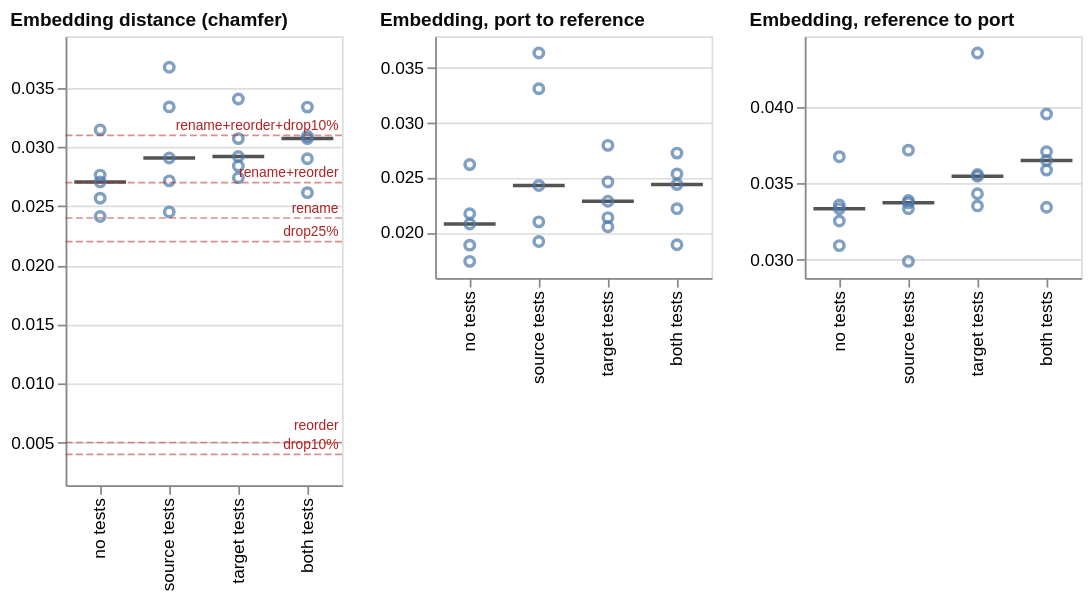

The Vega-Lite source for this figure:
### Vega-Lite specification from a JSON file in a GitHub repository (floating-point values rounded to 4 significant figures)
{"config": {"view": {"continuousWidth": 300, "continuousHeight": 300}}, "concat": [{"layer": [{"data": {"name": "data-0eca814375fa4f56065ff8e0280a7ea0"}, "mark": {"type": "tick", "color": "#0b0b0b", "opacity": 0.7, "size": 30, "thickness": 2}, "encoding": {"x": {"field": "condition", "scale": {"paddingInner": 0.25, "paddingOuter": 0.125}, "sort": ["no tests", "source tests", "target tests", "both tests"], "title": null, "type": "nominal"}, "y": {"aggregate": "median", "field": "value", "scale": {"domain": [0.001379, 0.03938], "nice": false}, "title": null, "type": "quantitative"}}}, {"data": {"name": "data-0eca814375fa4f56065ff8e0280a7ea0"}, "mark": {"type": "point"}, "encoding": {"x": {"field": "condition", "scale": {"paddingInner": 0.25, "paddingOuter": 0.125}, "sort": ["no tests", "source tests", "target tests", "both tests"], "title": null, "type": "nominal"}, "xOffset": {"field": "nudge", "scale": {"domain": [-1.0, 1.0], "range": [9.0, 21.0]}, "title": null, "type": "quantitative"}, "y": {"field": "value", "scale": {"domain": [0.001379, 0.03938], "nice": false}, "type": "quantitative"}}}, {"data": {"name": "data-0eca814375fa4f56065ff8e0280a7ea0"}, "mark": {"type": "rule"}, "encoding": {"y": {"aggregate": "median", "field": "reference", "scale": {"domain": [0.001379, 0.03938], "nice": false}, "type": "quantitative"}}, "transform": [{"filter": {"field": "reference", "valid": true}}]}, {"data": {"name": "data-d2c7e59f379d122756d1a8ee1dc647b8"}, "mark": {"type": "rule", "color": "firebrick", "opacity": 0.5, "strokeDash": [4, 2]}, "encoding": {"y": {"field": "level", "scale": {"domain": [0.001379, 0.03938], "nice": false}, "title": null, "type": "quantitative"}}}, {"data": {"name": "data-097f967d31722c373412f95b10cad96d"}, "mark": {"type": "text", "align": "right", "baseline": "bottom", "color": "firebrick", "dy": -1, "fontSize": 8}, "encoding": {"text": {"field": "label", "type": "nominal"}, "x": {"value": 158}, "y": {"field": "level", "scale": {"domain": [0.001379, 0.03938], "nice": false}, "title": null, "type": "quantitative"}}}], "height": 260, "title": {"text": "Embedding distance (chamfer)", "anchor": "start", "color": "#0b0b0b", "fontSize": 11}, "width": 160}, {"layer": [{"mark": {"type": "tick", "color": "#0b0b0b", "opacity": 0.7, "size": 30, "thickness": 2}, "encoding": {"x": {"field": "condition", "scale": {"paddingInner": 0.25, "paddingOuter": 0.125}, "sort": ["no tests", "source tests", "target tests", "both tests"], "title": null, "type": "nominal"}, "y": {"aggregate": "median", "field": "value", "scale": {"domain": [0.01583, 0.03786], "nice": false}, "title": null, "type": "quantitative"}}}, {"mark": {"type": "point"}, "encoding": {"x": {"field": "condition", "scale": {"paddingInner": 0.25, "paddingOuter": 0.125}, "sort": ["no tests", "source tests", "target tests", "both tests"], "title": null, "type": "nominal"}, "xOffset": {"field": "nudge", "scale": {"domain": [-1.0, 1.0], "range": [9.0, 21.0]}, "title": null, "type": "quantitative"}, "y": {"field": "value", "scale": {"domain": [0.01583, 0.03786], "nice": false}, "type": "quantitative"}}}, {"mark": {"type": "rule"}, "encoding": {"y": {"aggregate": "median", "field": "reference", "scale": {"domain": [0.01583, 0.03786], "nice": false}, "type": "quantitative"}}, "transform": [{"filter": {"field": "reference", "valid": true}}]}], "data": {"name": "data-68ea4b23307ae3d14252ff88710a39ea"}, "height": 140, "title": {"text": "Embedding, port to reference", "anchor": "start", "color": "#0b0b0b", "fontSize": 11}, "width": 160}, {"layer": [{"mark": {"type": "tick", "color": "#0b0b0b", "opacity": 0.7, "size": 30, "thickness": 2}, "encoding": {"x": {"field": "condition", "scale": {"paddingInner": 0.25, "paddingOuter": 0.125}, "sort": ["no tests", "source tests", "target tests", "both tests"], "title": null, "type": "nominal"}, "y": {"aggregate": "median", "field": "value", "scale": {"domain": [0.02878, 0.04466], "nice": false}, "title": null, "type": "quantitative"}}}, {"mark": {"type": "point"}, "encoding": {"x": {"field": "condition", "scale": {"paddingInner": 0.25, "paddingOuter": 0.125}, "sort": ["no tests", "source tests", "target tests", "both tests"], "title": null, "type": "nominal"}, "xOffset": {"field": "nudge", "scale": {"domain": [-1.0, 1.0], "range": [9.0, 21.0]}, "title": null, "type": "quantitative"}, "y": {"field": "value", "scale": {"domain": [0.02878, 0.04466], "nice": false}, "type": "quantitative"}}}, {"mark": {"type": "rule"}, "encoding": {"y": {"aggregate": "median", "field": "reference", "scale": {"domain": [0.02878, 0.04466], "nice": false}, "type": "quantitative"}}, "transform": [{"filter": {"field": "reference", "valid": true}}]}], "data": {"name": "data-6009a838d2366b5bf6b51716a6055537"}, "height": 140, "title": {"text": "Embedding, reference to port", "anchor": "start", "color": "#0b0b0b", "fontSize": 11}, "width": 160}], "columns": 4, "$schema": "https://vega.github.io/schema/vega-lite/v6.4.1.json", "datasets": {"data-0eca814375fa4f56065ff8e0280a7ea0": [{"condition": "no tests", "layout": "kept the file layout", "metric": "chamfer_distance", "value": 0.02705, "reference": null, "nudge": 0.0}, {"condition": "no tests", "layout": "kept the file layout", "metric": "chamfer_distance", "value": 0.02413, "reference": null, "nudge": 0.0}, {"condition": "no tests", "layout": "kept the file layout", "metric": "chamfer_distance", "value": 0.02763, "reference": null, "nudge": 0.0}, {"condition": "no tests", "layout": "kept the file layout", "metric": "chamfer_distance", "value": 0.03146, "reference": null, "nudge": 0.0}, {"condition": "no tests", "layout": "kept the file layout", "metric": "chamfer_distance", "value": 0.02568, "reference": null, "nudge": 0.0}, {"condition": "source tests", "layout": "kept the file layout", "metric": "chamfer_distance", "value": 0.0334, "reference": null, "nudge": 0.0}, {"condition": "source tests", "layout": "kept the file layout", "metric": "chamfer_distance", "value": 0.02907, "reference": null, "nudge": 0.0}, {"condition": "source tests", "layout": "rebuilt the file layout", "metric": "chamfer_distance", "value": 0.02715, "reference": null, "nudge": 0.0}, {"condition": "source tests", "layout": "kept the file layout", "metric": "chamfer_distance", "value": 0.02452, "reference": null, "nudge": 0.0}, {"condition": "source tests", "layout": "kept the file layout", "metric": "chamfer_distance", "value": 0.03676, "reference": null, "nudge": 0.0}, {"condition": "target tests", "layout": "kept the file layout", "metric": "chamfer_distance", "value": 0.03072, "reference": null, "nudge": 0.0}, {"condition": "target tests", "layout": "kept the file layout", "metric": "chamfer_distance", "value": 0.0284, "reference": null, "nudge": 0.0}, {"condition": "target tests", "layout": "kept the file layout", "metric": "chamfer_distance", "value": 0.02741, "reference": null, "nudge": 0.0}, {"condition": "target tests", "layout": "kept the file layout", "metric": "chamfer_distance", "value": 0.02921, "reference": null, "nudge": 0.0}, {"condition": "target tests", "layout": "rebuilt the file layout", "metric": "chamfer_distance", "value": 0.03407, "reference": null, "nudge": 0.0}, {"condition": "both tests", "layout": "kept the file layout", "metric": "chamfer_distance", "value": 0.02615, "reference": null, "nudge": 0.0}, {"condition": "both tests", "layout": "rebuilt the file layout", "metric": "chamfer_distance", "value": 0.03338, "reference": null, "nudge": 0.0}, {"condition": "both tests", "layout": "kept the file layout", "metric": "chamfer_distance", "value": 0.03072, "reference": null, "nudge": 0.0}, {"condition": "both tests", "layout": "kept the file layout", "metric": "chamfer_distance", "value": 0.03091, "reference": null, "nudge": 0.0}, {"condition": "both tests", "layout": "kept the file layout", "metric": "chamfer_distance", "value": 0.02901, "reference": null, "nudge": 0.0}], "data-d2c7e59f379d122756d1a8ee1dc647b8": [{"label": "reorder", "level": 0.005}, {"label": "drop10%", "level": 0.004}, {"label": "rename", "level": 0.024}, {"label": "rename+reorder", "level": 0.027}, {"label": "drop25%", "level": 0.022}, {"label": "rename+reorder+drop10%", "level": 0.031}], "data-097f967d31722c373412f95b10cad96d": [{"label": "drop10%", "level": 0.004}, {"label": "reorder", "level": 0.005608}, {"label": "drop25%", "level": 0.022}, {"label": "rename", "level": 0.024}, {"label": "rename+reorder", "level": 0.027}, {"label": "rename+reorder+drop10%", "level": 0.031}], "data-68ea4b23307ae3d14252ff88710a39ea": [{"condition": "no tests", "layout": "kept the file layout", "metric": "chamfer_a_to_b", "value": 0.02076, "reference": null, "nudge": 0.0}, {"condition": "no tests", "layout": "kept the file layout", "metric": "chamfer_a_to_b", "value": 0.01735, "reference": null, "nudge": 0.0}, {"condition": "no tests", "layout": "kept the file layout", "metric": "chamfer_a_to_b", "value": 0.02169, "reference": null, "nudge": 0.0}, {"condition": "no tests", "layout": "kept the file layout", "metric": "chamfer_a_to_b", "value": 0.02617, "reference": null, "nudge": 0.0}, {"condition": "no tests", "layout": "kept the file layout", "metric": "chamfer_a_to_b", "value": 0.01883, "reference": null, "nudge": 0.0}, {"condition": "source tests", "layout": "kept the file layout", "metric": "chamfer_a_to_b", "value": 0.03308, "reference": null, "nudge": 0.0}, {"condition": "source tests", "layout": "kept the file layout", "metric": "chamfer_a_to_b", "value": 0.02427, "reference": null, "nudge": 0.0}, {"condition": "source tests", "layout": "rebuilt the file layout", "metric": "chamfer_a_to_b", "value": 0.02095, "reference": null, "nudge": 0.0}, {"condition": "source tests", "layout": "kept the file layout", "metric": "chamfer_a_to_b", "value": 0.01916, "reference": null, "nudge": 0.0}, {"condition": "source tests", "layout": "kept the file layout", "metric": "chamfer_a_to_b", "value": 0.03634, "reference": null, "nudge": 0.0}, {"condition": "target tests", "layout": "kept the file layout", "metric": "chamfer_a_to_b", "value": 0.02792, "reference": null, "nudge": 0.0}, {"condition": "target tests", "layout": "kept the file layout", "metric": "chamfer_a_to_b", "value": 0.02134, "reference": null, "nudge": 0.0}, {"condition": "target tests", "layout": "kept the file layout", "metric": "chamfer_a_to_b", "value": 0.0205, "reference": null, "nudge": 0.0}, {"condition": "target tests", "layout": "kept the file layout", "metric": "chamfer_a_to_b", "value": 0.02283, "reference": null, "nudge": 0.0}, {"condition": "target tests", "layout": "rebuilt the file layout", "metric": "chamfer_a_to_b", "value": 0.02458, "reference": null, "nudge": 0.0}, {"condition": "both tests", "layout": "kept the file layout", "metric": "chamfer_a_to_b", "value": 0.01886, "reference": null, "nudge": 0.0}, {"condition": "both tests", "layout": "rebuilt the file layout", "metric": "chamfer_a_to_b", "value": 0.02721, "reference": null, "nudge": 0.0}, {"condition": "both tests", "layout": "kept the file layout", "metric": "chamfer_a_to_b", "value": 0.02436, "reference": null, "nudge": 0.0}, {"condition": "both tests", "layout": "kept the file layout", "metric": "chamfer_a_to_b", "value": 0.02532, "reference": null, "nudge": 0.0}, {"condition": "both tests", "layout": "kept the file layout", "metric": "chamfer_a_to_b", "value": 0.02215, "reference": null, "nudge": 0.0}], "data-6009a838d2366b5bf6b51716a6055537": [{"condition": "no tests", "layout": "kept the file layout", "metric": "chamfer_b_to_a", "value": 0.03334, "reference": null, "nudge": 0.0}, {"condition": "no tests", "layout": "kept the file layout", "metric": "chamfer_b_to_a", "value": 0.03091, "reference": null, "nudge": 0.0}, {"condition": "no tests", "layout": "kept the file layout", "metric": "chamfer_b_to_a", "value": 0.03358, "reference": null, "nudge": 0.0}, {"condition": "no tests", "layout": "kept the file layout", "metric": "chamfer_b_to_a", "value": 0.03675, "reference": null, "nudge": 0.0}, {"condition": "no tests", "layout": "kept the file layout", "metric": "chamfer_b_to_a", "value": 0.03253, "reference": null, "nudge": 0.0}, {"condition": "source tests", "layout": "kept the file layout", "metric": "chamfer_b_to_a", "value": 0.03372, "reference": null, "nudge": 0.0}, {"condition": "source tests", "layout": "kept the file layout", "metric": "chamfer_b_to_a", "value": 0.03388, "reference": null, "nudge": 0.0}, {"condition": "source tests", "layout": "rebuilt the file layout", "metric": "chamfer_b_to_a", "value": 0.03334, "reference": null, "nudge": 0.0}, {"condition": "source tests", "layout": "kept the file layout", "metric": "chamfer_b_to_a", "value": 0.02988, "reference": null, "nudge": 0.0}, {"condition": "source tests", "layout": "kept the file layout", "metric": "chamfer_b_to_a", "value": 0.03718, "reference": null, "nudge": 0.0}, {"condition": "target tests", "layout": "kept the file layout", "metric": "chamfer_b_to_a", "value": 0.03352, "reference": null, "nudge": 0.0}, {"condition": "target tests", "layout": "kept the file layout", "metric": "chamfer_b_to_a", "value": 0.03547, "reference": null, "nudge": 0.0}, {"condition": "target tests", "layout": "kept the file layout", "metric": "chamfer_b_to_a", "value": 0.03432, "reference": null, "nudge": 0.0}, {"condition": "target tests", "layout": "kept the file layout", "metric": "chamfer_b_to_a", "value": 0.03558, "reference": null, "nudge": 0.0}, {"condition": "target tests", "layout": "rebuilt the file layout", "metric": "chamfer_b_to_a", "value": 0.04357, "reference": null, "nudge": 0.0}, {"condition": "both tests", "layout": "kept the file layout", "metric": "chamfer_b_to_a", "value": 0.03343, "reference": null, "nudge": 0.0}, {"condition": "both tests", "layout": "rebuilt the file layout", "metric": "chamfer_b_to_a", "value": 0.03956, "reference": null, "nudge": 0.0}, {"condition": "both tests", "layout": "kept the file layout", "metric": "chamfer_b_to_a", "value": 0.03708, "reference": null, "nudge": 0.0}, {"condition": "both tests", "layout": "kept the file layout", "metric": "chamfer_b_to_a", "value": 0.0365, "reference": null, "nudge": 0.0}, {"condition": "both tests", "layout": "kept the file layout", "metric": "chamfer_b_to_a", "value": 0.03587, "reference": null, "nudge": 0.0}]}}
